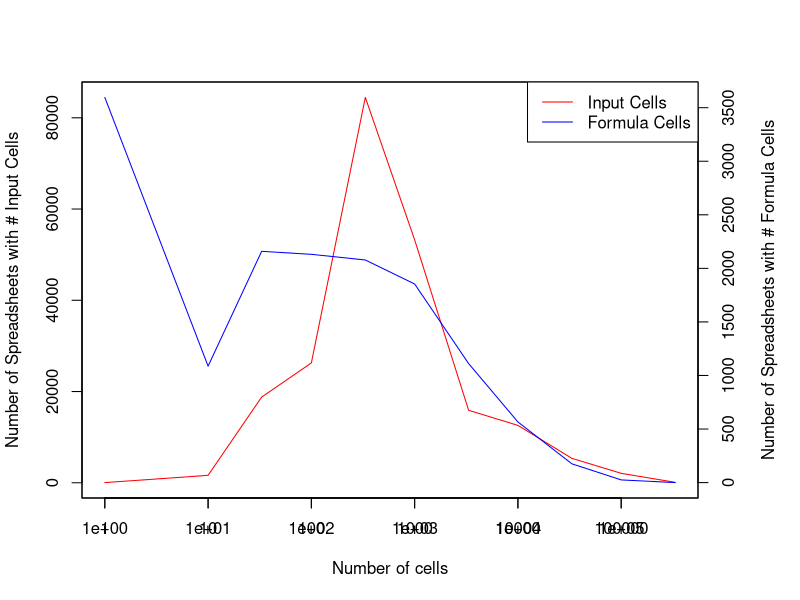

Write R code to recreate this figure.

par(mar=c(5,4,4,5)+.1)
x <- c(1,10,33,100,333,1000,3333,10000,33333,100000,333333)
y1 <- c(40,1636,18779,26271,84466,53247,15879,12573,5347,2070,92)
y2 <- c(3596,1087,2159,2131,2078,1854,1111,566,175,25,0)
plot(x,y1,type="l",col="red",log="x", xlab="Number of cells", ylab="Number of Spreadsheets with # Input Cells")
axis(1, at=c(1,10,100,1000,10000,100000), labels=c("1","10","100","1000","10000","100000"))
par(new=TRUE)
plot(x, y2,,type="l",col="blue",xaxt="n",yaxt="n",xlab="",ylab="",log="x")
axis(4)
mtext("Number of Spreadsheets with # Formula Cells",side=4,line=3)
legend("topright",col=c("red","blue"),lty=1,legend=c("Input Cells","Formula Cells"))

#Not shown: 28976 spreadsheets with 0 input cells (probably empty sheets) and 234594 (!) spreadsheets with 0 formula cells